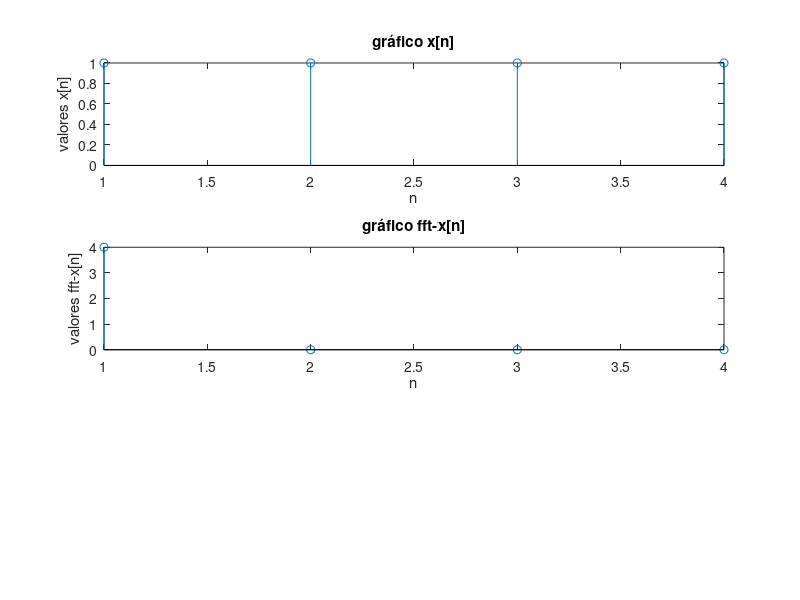

Source code (MATLAB):

x_n = [1 1 1 1]
n_1 = 1:1:4

subplot(311)
stem(n_1,x_n)
xlabel (sprintf ("n"));
ylabel (sprintf ("valores x[n]"));
title (sprintf ("gráfico x[n]"));

fft_x_n = fft(x_n,4)

subplot(312)
stem(n_1,fft_x_n)
xlabel (sprintf ("n"));
ylabel (sprintf ("valores fft-x[n]"));
title (sprintf ("gráfico fft-x[n]"));